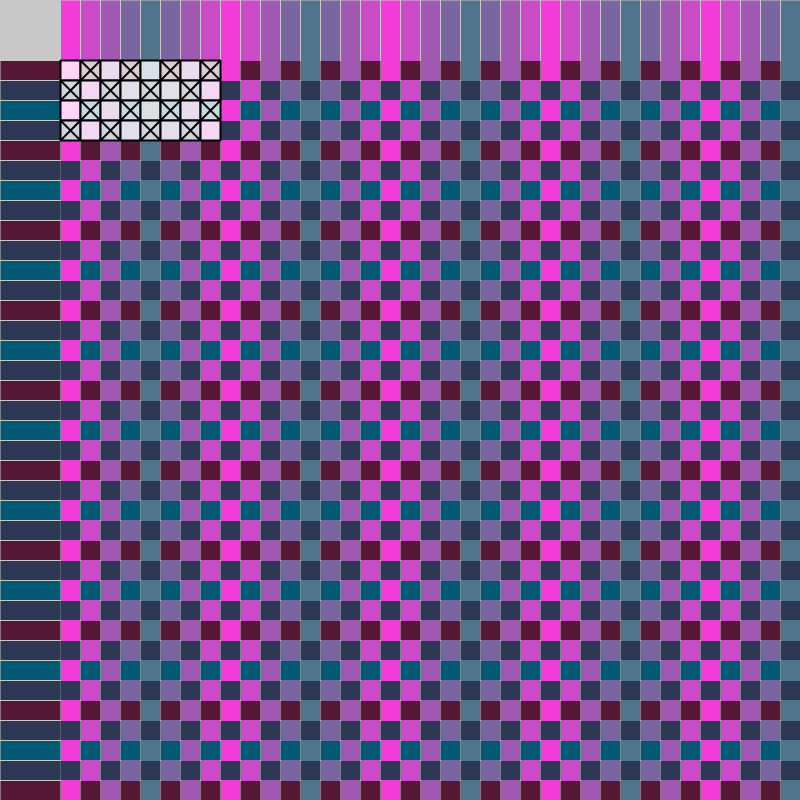
Frame 1 (no input)
Frame 60 (the mouse pressed at the canvas centre just before this capture): identical to frame 1, image omitted
Frame 120 (the mouse held since frame 60 and released just before this capture): identical to frame 1, image omitted

The Processing sketch that drew this single still picture (run headless with seeded random() and noise(); from frame 60 on, the mouse is pressed at the canvas centre):

// Processing sketch: processing_89249
// ── processing_89249.pde

/* @pjs globalKeyEvents=true; 
 */

color [] colsV;
color [] colsH;
check [][] checks;
int step=20 ;
int empty=1;
int nbeColorsV;
int nbeColorsH;
boolean gradient=true;
void setup() {
  size(800, 800);
  smooth();
  background(255);
  strokeWeight(step-empty);
  strokeCap(SQUARE);
  strokeJoin(SQUARE);
  initiate();
  knit();
}
void draw() {
  //if(frameCount%30==0)restart();
}
void initiate() {
  nbeColorsV=2*int(random(1, 6));
  nbeColorsH=2*int(random(1, 6));
  colsV=new color[nbeColorsV];
  colsH=new color[nbeColorsH];
  checks=new check[nbeColorsH+int(nbeColorsH==1)][nbeColorsV+int(nbeColorsV==1)];
  for (int i=0;i<checks.length;i++) {
    for (int j=0;j<checks[0].length;j++) {
      checks[i][j]=new check(i, j, boolean((i+j)%2));
    }
  }
  chooseColors();
}
void chooseColors() {
  if (gradient) {
    colsV[0]=color(random(255), random(255), random(255));
    colsV[(int)colsV.length/2]=color(random(255), random(255), random(255));
    if (colsV.length!=2) {
      for (int i=1;i<(int)colsV.length/2;i++) {
        colsV[i]=lerpColor(colsV[0], colsV[(int)colsV.length/2], (float)2*i/colsV.length);
        colsV[colsV.length-i-int(colsV.length%2==1)]=colsV[i];
      }
    }
    colsH[0]=color(random(255), random(255), random(255));
    colsH[(int)colsH.length/2]=color(random(255), random(255), random(255));
    if (colsH.length!=2) {
      for (int i=1;i<(int)colsH.length/2;i++) {
        colsH[i]=lerpColor(colsH[0], colsH[(int)colsH.length/2], (float)2*i/colsH.length);
        colsH[colsH.length-i-int(colsH.length%2==1)]=colsH[i];
      }
    }
  }
  else {
    for (int i=0;i<colsV.length;i++) {
      colsV[i]=color(random(255), random(255), random(255));
    }
    for (int i=0;i<colsH.length;i++) {
      colsH[i]=color(random(255), random(255), random(255));
    }
  }
}
void knit() {
  background(200);
  strokeWeight(step-empty);
  for (int i=(int)step/2;i<width-3*step;i+=step) {
    stroke(colsV[(int)(i/step)%colsV.length]);
    line(i+3*step, 0, i+3*step, height);
  }
  for (int i=(int)(step/2);i<height-3*step;i+=step) {
    stroke(colsH[(int)(i/step)%colsH.length]);
    line(-(int)(empty/2), i+3*step, 3*step+(int)(empty/2), i+3*step);
    for (int j=0;j<width+1-step;j+=step) {       

      if (checks[(int)(i/step)%checks.length][((j)/step)%checks[0].length].value )line(j+3*step-(empty/2), i+3*step, j+4*step+(empty/2), i+3*step);
      else {
        line(j+3*step-(empty/2), i+3*step, j+3*step+(empty/2), i+3*step);
      }
    }
  }
  for (int i=0;i<checks.length;i++) {
    for (int j=0;j<checks[0].length;j++) {
      checks[i][j].display();
    }
  }
}
void keyPressed() {
  switch (keyCode) {
  case 32:
    initiate();
    break;
  case 67:
    chooseColors();
    break;
  case 40:
    if (step>empty+2)step-=2;
    strokeWeight(step-empty);
    break;
  case 38:
    step+=2;
    strokeWeight(step-empty);
    break;
  case 86:
    for (int i=0;i<checks.length;i++) {
      for (int j=0;j<checks[0].length;j++) {
        checks[i][j].value=false;
        rect ((3+checks[i][j].index)*step, (checks[i][j].rang+3)*step, step, step);
      }
    }
    break;
  case 71:
    gradient=!gradient;
    chooseColors();
  }
  knit();
}
void mouseReleased() {
  for (int i=0;i<checks.length;i++) {
    for (int j=0;j<checks[0].length;j++) {
      checks[i][j].mouseReleased();
    }
  }
}
class check {
  int index, rang;
  boolean value;
  check(int Rang, int I, boolean Value) {
    index=I;  
    rang=Rang;
    value=Value;
  }
  void display() {
    fill(#FFFFFF, 200);
    stroke(0);
    strokeWeight(2);
    rect ((3+index)*step, (rang+3)*step, step, step);
    if (value) {
      line((3+index)*step, (rang+3)*step, (4+index)*step, (rang+4)*step);
      line((4+index)*step, (rang+3)*step, (3+index)*step, (rang+4)*step);
    }
  }
  boolean isMouseOver() {
    return (mouseX>(3+index)*step && mouseX<(4+index)*step&& mouseY>(rang+3)*step && mouseY<(4+rang)*step);
  }
  void mouseReleased() {
    if (isMouseOver()) { 
      value=!value;
      if (value) {
        line((3+index)*step, (rang+3)*step, (4+index)*step, (rang+4)*step);
        line((4+index)*step, (rang+3)*step, (3+index)*step, (rang+4)*step);
      }
      else rect ((3+index)*step, (rang+3)*step, step, step);
      knit();
    }
  }
}
